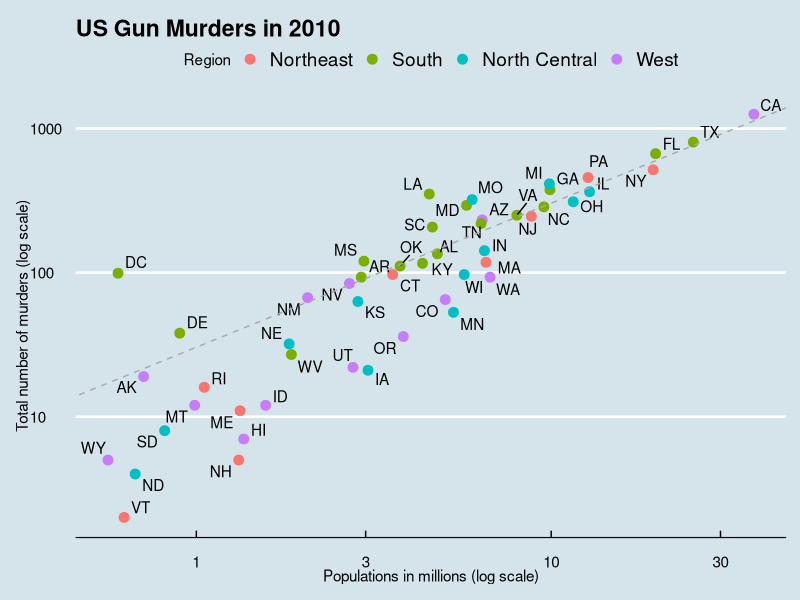
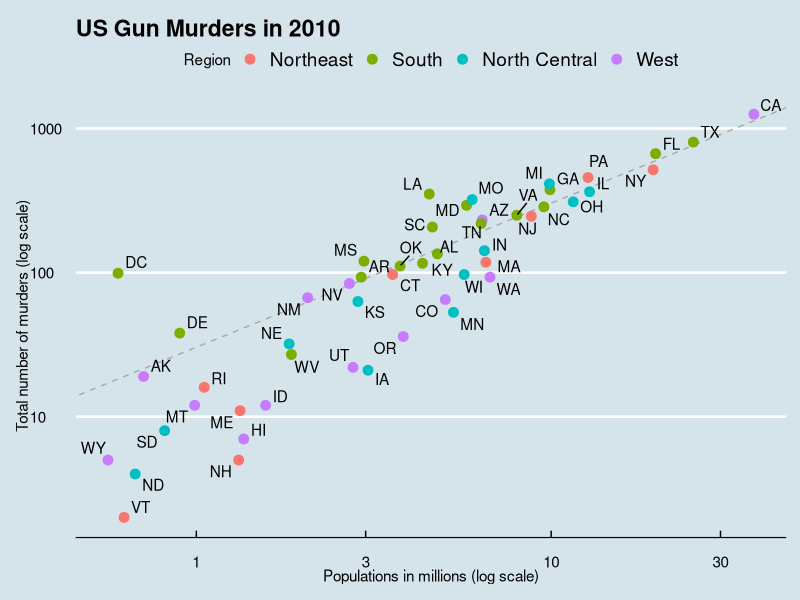

R code for these plots, in order: (Note: this script raises an error after producing the figures.)
#### Recap last lec  ####

# Let's visualize the murders data together! (then we'll look at some more interesting examples)
# Quiz: three essential components of ggplot?

# Useful short-cut: 
# You can comment out a line or a block of lines using the following keyboard shortcuts:
# For Mac: Cmd + Shift + C
# For Windows: Ctrl + Shift + C
# You can toggle the comment on or off

# 1.  **ggplot()** - layered graphics: 3 essential components:
library(dslabs)
library(tidyverse)
library(ggthemes)
library(ggrepel) 


# First, identify which df to plot, and whether we need any calculation for what we want
# Second: mapping
# Third, what kind of geometry 
# Customization: pay attention to:
# (1) x and y scales/transformations: remember scale_x_continuous() and scale_y_continuous() are designed to perform such tasks, rather than directly change the global mapping
# (2) color, size, shape of geometry
# (3) title, label, themes

# We want to show a plot with x being population in millions (log10 scale), y being total (log10scale)
# We want to add a line with log(y) = a + b*log(x in million)
# So we'll need to calculate a and b




















r = murders %>% summarise(r = sum(total) / sum(population) * 10^6) %>% .$r
# r = sum(murders$total) / sum(murders$population) * 10^6

murders %>% ggplot(aes(x = population / 10^6, y = total)) + 
  geom_point(aes(color = region), size = 3) + 
  scale_x_continuous(trans = "log10") + # equivalent to scale_x_log10()
  scale_y_continuous(trans = "log10") +  # equivalent to scale_y_log10()
  geom_text_repel(aes(label = abb)) + 
  geom_abline(intercept = log10(r), slope = 1, color = "darkgrey", lty = 2)+ 
  xlab("Populations in millions (log scale)") +
  ylab("Total number of murders (log scale)") +
  ggtitle("US Gun Murders in 2010") +
  scale_color_discrete(name = "Region") +
  theme_economist()

# **Optional (1) **: not so convenient if directly log transform in the aesthetics
# murders %>% ggplot(aes(x = log10(population), y = log10(total))) + 
#   geom_point(aes(color = region), size = 3) + 
#   # geom_text(aes(label = abb), nudge_x = 0.1)
#   geom_text_repel(aes(label = abb)) + 
#   scale_x_continuous(labels = function(x) 10^x/10^6, breaks = log10(c(1e6, 3e6, 10e6, 30e6))) + 
#   scale_y_continuous(labels = function(y) 10^y, breaks = log10(c(10, 100, 1000))) + 
#   xlab("Population (in Millions)") + 
#   ylab("Total number of murders (log scale) ") +
#   ggtitle("US Gun Murders in 2010") 



# ** Optional (2) **: define customized transformation 
# library(ggplot2)
# library(scales)
# 
# # Define the transformation and its inverse
# log8_trans <- function(x) { log(x, base = 8) + 2 }
# log8_inv <- function(x) { 8^(x - 2) }
# 
# # Create the custom transformation object
# log8plus2_trans <- trans_new("log8plus2", 
#                              transform = log8_trans, 
#                              inverse = log8_inv)
# 
# # Use in ggplot2
# murders %>% 
#   ggplot(aes(x = population, y = total)) + 
#   geom_point(aes(color = region), size = 3) + 
#   scale_x_continuous(trans = log8plus2_trans) +
#   scale_y_continuous(trans = log8plus2_trans) +
#   theme_minimal()

# Code review
# First define the slope of the line
r <- murders %>% 
  summarize(murder_rate= sum(total) /  sum(population) * 10^6) %>% .$murder_rate

# Now make the plot
murders %>% ggplot(aes(population/10^6, total, label = abb)) +   
  geom_abline(intercept = log10(r), lty = 2, color = "darkgrey") +
  geom_point(aes(col=region), size = 3) +
  geom_text_repel() +
  scale_x_log10() +
  scale_y_log10() + 
  xlab("Populations in millions (log scale)") +
  ylab("Total number of murders (log scale)") +
  ggtitle("US Gun Murders in 2010") +
  scale_color_discrete(name = "Region") +
  theme_economist()




# 2. ** other geometry **: geom_line(), geom_histogram(), geom_boxplot()
# 3. ** multiple small plots **: facet_wrap(), facet_grid()



# Today's lecture
# 1. review the above code for creating the plot for murders
# 2. gapminder: as a practice/example  - real-world data visualization (last week's lab covered first half)
# 3. lab this week: practice with more examples - remember the confusing/misleading graph in the first lecture? 
# 4. HW2 released 9/25; due in Oct 22 (extended 1 week). Updated on course website and canvas
# 5. Don't need to worry about the canvas assigment/hw, they are for TF grading purpose only

labels <- data.frame(country = countries, x = c(1975, 1965), y = c(5, 2.75))
countries <- c("South Korea", "Germany")
gapminder %>% filter(country %in% countries) %>% 
  ggplot(aes(year, fertility, color = country)) +
  geom_line() +
  geom_text(data = labels, aes(x, y, label = country), size = 5) +
  theme(legend.position = "none") +
  xlab("Year") +
  ylab("Fertility (avg number of children per woman)")
